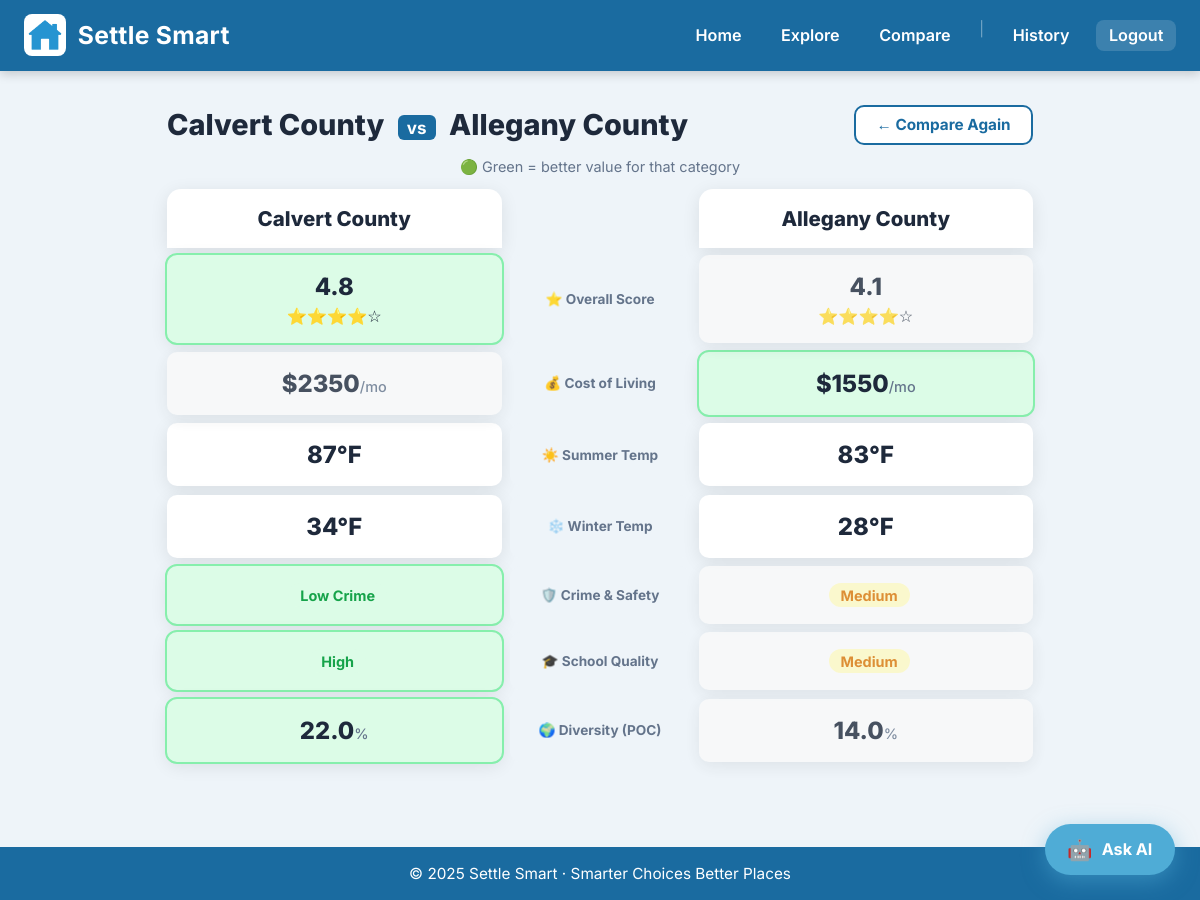
Page /compare?county1=Calvert County&county2=Allegany County (signed in) on the committed database.
### tables this page shows
CREATE TABLE counties (
            id INTEGER PRIMARY KEY AUTOINCREMENT,
            name TEXT UNIQUE NOT NULL,
            summer_temp INTEGER,
            winter_temp INTEGER,
            avg_cost_of_living INTEGER,
            crime_safety TEXT,
            school_quality TEXT,
            diversity_percent REAL,
            crime_explanation TEXT,
            school_explanation TEXT,
            race_white REAL,
            race_black REAL,
            race_hispanic REAL,
            race_asian REAL,
            race_american_indian REAL,
            race_native_hawaiian REAL,
            race_multiracial REAL,
            lat REAL,
            lng REAL
        );

### app.py (the view, shortened to what this page needs)
@app.route("/compare", methods=["GET", "POST"])
def compare():
    county1 = county2 = county1_name = county2_name = None
    if request.method == "POST":
        county1_name = request.form.get("county1")
        county2_name = request.form.get("county2")
    elif request.args.get("county1") and request.args.get("county2"):
        county1_name = request.args.get("county1")
        county2_name = request.args.get("county2")
    if county1_name: county1 = get_county_overview(county1_name)
    if county2_name: county2 = get_county_overview(county2_name)
    if county1 and county2:
        return render_template(
            "compare_result.html",
            county1=county1, county2=county2,
        )
    return render_template(
        "compare.html",
        counties=get_all_county_names(),
        county1_name=county1_name, county2_name=county2_name,
    )

### app.py (called while the page is built)
def get_db():
    conn = sqlite3.connect("settle_smart.db")
    conn.row_factory = sqlite3.Row
    return conn

@login_manager.user_loader
def load_user(user_id):
    conn = get_db()
    row = conn.execute("SELECT * FROM users WHERE id = ?", (user_id,)).fetchone()
    conn.close()
    if row:
        return User(row["id"], row["username"], row["email"])
    return None

def compute_raw_score(entry: dict) -> int:
    score = 70
    if entry["schoolQuality"] == "High":   score += 10
    elif entry["schoolQuality"] == "Low":  score -= 10
    if entry["crimeSafety"] == "Low":      score += 10
    elif entry["crimeSafety"] == "High":   score -= 10
    diversity = entry["diversityPercent"]
    score += max(0, 10 - abs(50 - diversity) // 5)
    cost = entry["averageCostOfLiving"]
    if cost <= 1900:   score += 5
    elif cost >= 3000: score -= 5
    return max(0, min(100, score))

def compute_star_score(entry: dict) -> float:
    raw = compute_raw_score(entry)
    star = round(1.0 + (raw / 100.0) * 4.0, 1)
    return star

### templates/compare_result.html (shortened to what this page needs)
<!DOCTYPE html>
<html lang="en">
<head>
  <link rel="stylesheet" href="{{ url_for('static', filename='style.css') }}">
</head>
<body>
  <header class="site-header">
    <div class="logo-title">
      <img src="{{ url_for('static', filename='logo.png') }}" alt="Settle Smart Logo"/>
      <h1>Settle Smart</h1>
    </div>
    <nav class="nav-links">
      <a href="/">Home</a>
      <a href="/explore">Explore</a>
      <a href="/compare">Compare</a>
      {% if current_user.is_authenticated %}
        <span class="nav-divider">|</span>
        <a href="/history">History</a>
        <a href="/logout" class="nav-auth">Logout</a>
      {% else %}
        <span class="nav-divider">|</span>
        <a href="/login" class="nav-auth">Log In</a>
      {% endif %}
    </nav>
  </header>
  <main class="compare-result-page">
    <div class="cmp-result-header">
      <h2>{{ county1.name }} <span class="vs-inline">vs</span> {{ county2.name }}</h2>
      <a href="/compare" class="cmp-again-btn">← Compare Again</a>
    </div>
    <p class="compare-legend">🟢 Green = better value for that category</p>
    <div class="compare-header-row">
      <div class="compare-county-title">{{ county1.name }}</div>
      <div class="compare-center-label"></div>
      <div class="compare-county-title">{{ county2.name }}</div>
    </div>
    <div class="compare-table">
      <div class="compare-row">
        <div class="compare-cell left {% if county1.overall_score > county2.overall_score %}winner{% elif county1.overall_score < county2.overall_score %}loser{% endif %}">
          <span class="cmp-val">{{ county1.overall_score }}</span>
          <span class="cmp-stars">
            {% for i in range(1,6) %}{% if county1.overall_score >= i %}⭐{% else %}☆{% endif %}{% endfor %}
          </span>
        </div>
        <div class="compare-label">⭐ Overall Score</div>
        <div class="compare-cell right {% if county2.overall_score > county1.overall_score %}winner{% elif county2.overall_score < county1.overall_score %}loser{% endif %}">
          <span class="cmp-val">{{ county2.overall_score }}</span>
          <span class="cmp-stars">
            {% for i in range(1,6) %}{% if county2.overall_score >= i %}⭐{% else %}☆{% endif %}{% endfor %}
          </span>
        </div>
      </div>
      <div class="compare-row">
        <div class="compare-cell left {% if county1.averageCostOfLiving < county2.averageCostOfLiving %}winner{% elif county1.averageCostOfLiving > county2.averageCostOfLiving %}loser{% endif %}">
          <span class="cmp-val">${{ county1.averageCostOfLiving }}<span class="cmp-unit">/mo</span></span>
        </div>
        <div class="compare-label">💰 Cost of Living</div>
        <div class="compare-cell right {% if county2.averageCostOfLiving < county1.averageCostOfLiving %}winner{% elif county2.averageCostOfLiving > county1.averageCostOfLiving %}loser{% endif %}">
          <span class="cmp-val">${{ county2.averageCostOfLiving }}<span class="cmp-unit">/mo</span></span>
        </div>
      </div>
      <div class="compare-row">
        <div class="compare-cell left">
          <span class="cmp-val">{{ county1.summerTemp }}°F</span>
        </div>
        <div class="compare-label">☀️ Summer Temp</div>
        <div class="compare-cell right">
          <span class="cmp-val">{{ county2.summerTemp }}°F</span>
        </div>
      </div>
      <div class="compare-row">
        <div class="compare-cell left">
          <span class="cmp-val">{{ county1.winterTemp }}°F</span>
        </div>
        <div class="compare-label">❄️ Winter Temp</div>
        <div class="compare-cell right">
          <span class="cmp-val">{{ county2.winterTemp }}°F</span>
        </div>
      </div>
      {% set crime_order = {"Low": 1, "Medium": 2, "High": 3} %}
      <div class="compare-row">
        <div class="compare-cell left {% if crime_order[county1.crimeSafety] < crime_order[county2.crimeSafety] %}winner{% elif crime_order[county1.crimeSafety] > crime_order[county2.crimeSafety] %}loser{% endif %}">
          {% if county1.crimeSafety == "Low" %}<span class="badge-pill pill-low">Low Crime</span>
          {% elif county1.crimeSafety == "Medium" %}<span class="badge-pill pill-medium">Medium</span>
          {% else %}<span class="badge-pill pill-high-crime">High Crime</span>{% endif %}
        </div>
        <div class="compare-label">🛡️ Crime &amp; Safety</div>
        <div class="compare-cell right {% if crime_order[county2.crimeSafety] < crime_order[county1.crimeSafety] %}winner{% elif crime_order[county2.crimeSafety] > crime_order[county1.crimeSafety] %}loser{% endif %}">
          {% if county2.crimeSafety == "Low" %}<span class="badge-pill pill-low">Low Crime</span>
          {% elif county2.crimeSafety == "Medium" %}<span class="badge-pill pill-medium">Medium</span>
          {% else %}<span class="badge-pill pill-high-crime">High Crime</span>{% endif %}
        </div>
      </div>
      {% set school_order = {"High": 1, "Medium": 2, "Low": 3} %}
      <div class="compare-row">
        <div class="compare-cell left {% if school_order[county1.schoolQuality] < school_order[county2.schoolQuality] %}winner{% elif school_order[county1.schoolQuality] > school_order[county2.schoolQuality] %}loser{% endif %}">
          {% if county1.schoolQuality == "High" %}<span class="badge-pill pill-low">High</span>
          {% elif county1.schoolQuality == "Medium" %}<span class="badge-pill pill-medium">Medium</span>
          {% else %}<span class="badge-pill pill-high-crime">Low</span>{% endif %}
        </div>
        <div class="compare-label">🎓 School Quality</div>
        <div class="compare-cell right {% if school_order[county2.schoolQuality] < school_order[county1.schoolQuality] %}winner{% elif school_order[county2.schoolQuality] > school_order[county1.schoolQuality] %}loser{% endif %}">
          {% if county2.schoolQuality == "High" %}<span class="badge-pill pill-low">High</span>
          {% elif county2.schoolQuality == "Medium" %}<span class="badge-pill pill-medium">Medium</span>
          {% else %}<span class="badge-pill pill-high-crime">Low</span>{% endif %}
        </div>
      </div>
      <div class="compare-row">
        <div class="compare-cell left {% if county1.diversityPercent > county2.diversityPercent %}winner{% elif county1.diversityPercent < county2.diversityPercent %}loser{% endif %}">
          <span class="cmp-val">{{ county1.diversityPercent }}<span class="cmp-unit">%</span></span>
        </div>
        <div class="compare-label">🌍 Diversity (POC)</div>
        <div class="compare-cell right {% if county2.diversityPercent > county1.diversityPercent %}winner{% elif county2.diversityPercent < county1.diversityPercent %}loser{% endif %}">
          <span class="cmp-val">{{ county2.diversityPercent }}<span class="cmp-unit">%</span></span>
        </div>
      </div>
    </div>
  </main>
  <footer>© 2025 Settle Smart · Smarter Choices Better Places</footer>
  <a href="/assistant" class="ai-fab">
    <span class="fab-icon">🤖</span> Ask AI
  </a>
</body>
</html>

### static/style.css (style rules this page uses)
* { box-sizing: border-box; margin: 0; padding: 0; }
:root { --brand: #1a6ba0; --brand-d: #124f7a; --ink: #1e293b; --bg: #eef4f9; --panel: #ffffff; --muted: #64748b; --ring: rgba(26,107,160,.25); --green: #16a34a; --yellow: #d97706; --red: #dc2626; --radius: 14px; --shadow: 0 4px 18px rgba(0,0,0,.09); }
html, body { font-size: 17px; font-family: 'Inter', 'Segoe UI', sans-serif; color: var(--ink); background: var(--bg); }
header, .site-header { background: var(--brand); color: #fff; padding: .85rem 1.4rem; display: flex; align-items: center; justify-content: space-between; gap: 1rem; box-shadow: 0 3px 10px rgba(0,0,0,.18); position: sticky; top: 0; z-index: 100; }
.brand, .logo-title { display: flex; align-items: center; gap: 12px; text-decoration: none; color: inherit; }
.brand img, .logo-title img { height: 42px; border-radius: 8px; }
.brand-text .title, .logo-title h1 { font-size: 1.45rem; font-weight: 700; letter-spacing: .3px; margin: 0; }
.nav-links { display: flex; gap: 14px; }
.nav-links a, .backlink { color: #fff; text-decoration: none; font-weight: 600; font-size: .95rem; padding: .35rem .75rem; border-radius: 8px; transition: background .2s; }
.badge-pill { display: inline-block; padding: .2rem .7rem; border-radius: 999px; font-size: .85rem; font-weight: 700; margin-left: .4rem; }
.pill-low { background: #dcfce7; color: var(--green); }
.pill-medium { background: #fef9c3; color: var(--yellow); }
.compare-result-page { max-width: 900px; margin: 0 auto; padding: 2rem 1rem 5rem; }
.cmp-result-header { display: flex; align-items: center; justify-content: space-between; flex-wrap: wrap; gap: 1rem; margin-bottom: .75rem; }
.cmp-result-header h2 { font-size: 1.7rem; font-weight: 800; color: var(--ink); }
.vs-inline { font-size: 1rem; font-weight: 700; color: #fff; background: var(--brand); padding: .15rem .55rem; border-radius: 6px; margin: 0 .4rem; vertical-align: middle; }
.cmp-again-btn { background: var(--panel); color: var(--brand); border: 2px solid var(--brand); padding: .5rem 1.2rem; border-radius: 10px; font-weight: 700; font-size: .9rem; text-decoration: none; transition: background .2s, color .2s; }
.compare-header-row { display: grid; grid-template-columns: 1fr 180px 1fr; gap: .5rem; margin-bottom: .4rem; }
.compare-county-title { font-size: 1.2rem; font-weight: 800; color: var(--ink); text-align: center; background: var(--panel); border-radius: var(--radius) var(--radius) 0 0; padding: 1rem; box-shadow: var(--shadow); }
.compare-table { display: flex; flex-direction: column; gap: .5rem; }
.compare-row { display: grid; grid-template-columns: 1fr 180px 1fr; gap: .5rem; align-items: stretch; }
.compare-cell { background: var(--panel); border-radius: 10px; padding: 1rem 1.2rem; display: flex; flex-direction: column; align-items: center; justify-content: center; gap: .3rem; box-shadow: var(--shadow); transition: background .2s; }
.compare-cell.winner { background: #dcfce7; outline: 2px solid #86efac; }
.compare-cell.loser { background: #fafafa; opacity: .8; }
.compare-label { background: var(--bg); border-radius: 10px; display: flex; align-items: center; justify-content: center; text-align: center; font-size: .8rem; font-weight: 700; color: var(--muted); padding: .5rem .4rem; }
.cmp-val { font-size: 1.4rem; font-weight: 800; color: var(--ink); }
.cmp-unit { font-size: .85rem; font-weight: 500; color: var(--muted); }
.cmp-stars { font-size: .95rem; }
.compare-legend { margin-bottom: .8rem; text-align: center; color: var(--muted); font-size: .85rem; }
.ai-fab { position: fixed; bottom: 1.5rem; right: 1.5rem; z-index: 999; display: flex; align-items: center; gap: .55rem; background: #4facd6; color: #fff; text-decoration: none; font-weight: 700; font-size: .95rem; padding: .75rem 1.3rem; border-radius: 999px; box-shadow: 0 6px 22px rgba(79,172,214,.5); transition: background .2s, transform .2s, box-shadow .2s; }
.ai-fab .fab-icon { font-size: 1.2rem; }
footer { background: var(--brand); color: #fff; text-align: center; padding: 1rem; font-size: .9rem; }
.nav-divider { opacity: .4; font-size: .85rem; margin: 0 2px; }
.nav-auth { background: rgba(255,255,255,.15); border-radius: 8px; }

### rows in the picture
counties: name "Calvert County", averageCostOfLiving "2350", diversityPercent "22.0"
counties: name "Allegany County", averageCostOfLiving "1550", diversityPercent "14.0"

### other values in the picture
{{ county1.overall_score }} "4.8"
{{ county2.overall_score }} "4.1"
{{ county1.summerTemp }} "87"
{{ county2.summerTemp }} "83"
{{ county1.winterTemp }} "34"
{{ county2.winterTemp }} "28"
